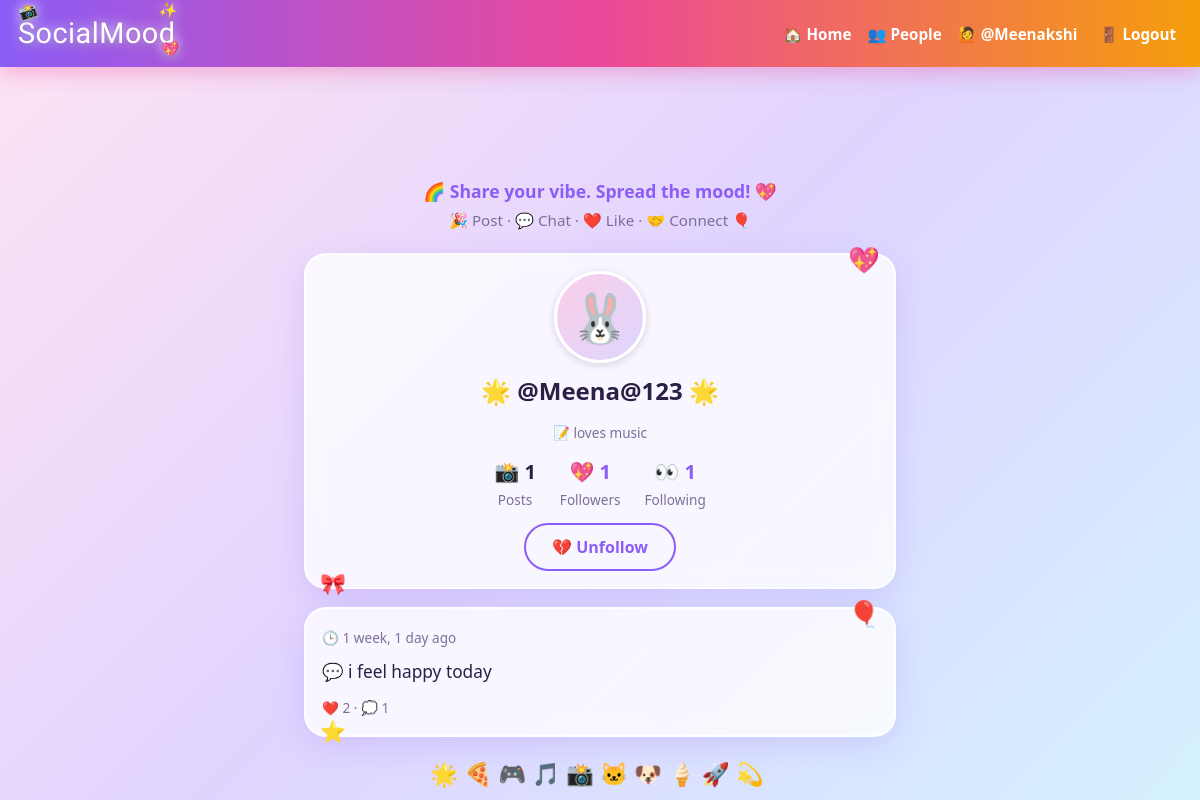
/profile/Meena@123/ (signed in), run on the app's committed database.
### core/models.py (models this page shows, shortened)
class Profile(models.Model):
    user = models.OneToOneField(User, on_delete=models.CASCADE, related_name="profile")
    bio = models.TextField(blank=True)
    following = models.ManyToManyField(
        "self", symmetrical=False, related_name="followers", blank=True
    )

class Post(models.Model):
    author = models.ForeignKey(User, on_delete=models.CASCADE, related_name="posts")
    text = models.TextField(max_length=280, blank=True)
    image=models.ImageField(upload_to="posts/",blank=True, null=True)
    created = models.DateTimeField(auto_now_add=True)
    likes = models.ManyToManyField(User, related_name="liked_posts", blank=True)
    class Meta:
        ordering = ["-created"]

### core/views.py (the view)
# urls.py: path("profile/<str:username>/", views.profile, name="profile"),
@login_required
def profile(request, username):
    owner = get_object_or_404(User, username=username)
    is_following = request.user.profile.following.filter(id=owner.profile.id).exists()
    return render(request, "profile.html", {
        "owner": owner,
        "posts": owner.posts.all(),
        "is_following": is_following,
        "followers_count": owner.profile.followers.count(),
        "following_count": owner.profile.following.count(),
    })

### core/templates/profile.html (shortened to what this page needs)
{% extends "base.html" %}
{% block content %}
<div class="card" style="text-align:center">
  <div class="avatar big" style="margin:0 auto 10px" data-name="{{ owner.username }}">{{ owner.username|first|upper }}</div>
  <h2 style="margin-bottom:2px">🌟 @{{ owner.username }} 🌟</h2>
  <p class="meta">📝 {{ owner.profile.bio|default:"No bio yet. 🤫" }}</p>
  <div class="stats">
    <div><b>📸 {{ posts|length }}</b><span class="meta">Posts</span></div>
    <a href="{% url 'followers_list' owner.username %}"><div><b>💖 {{ followers_count }}</b><span class="meta">Followers</span></div></a>
    <a href="{% url 'following_list' owner.username %}"><div><b>👀 {{ following_count }}</b><span class="meta">Following</span></div></a>
  </div>
  {% if owner != user %}
  <form method="post" action="{% url 'toggle_follow' owner.username %}">
    <button class="btn{% if is_following %} outline{% endif %}" type="submit">{% if is_following %}💔 Unfollow{% else %}💜 Follow{% endif %}</button>
  </form>
  {% endif %}
</div>
{% for post in posts %}
<div class="card">
  <span class="meta">🕒 {{ post.created|timesince }} ago</span>
  <p class="post-text">💬 {{ post.text }}</p>
  <span class="meta">❤️ {{ post.likes.count }} · 💭 {{ post.comments.count }}</span>
</div>
{% empty %}
<div class="card meta" style="text-align:center">😴 No posts yet. 🌙</div>
{% endfor %}
{% endblock %}

### core/templates/base.html (shortened to what this page needs)
<!DOCTYPE html>
{% load static %}
<html lang="en">
<head>
</head>
<body>
  <div id="sky"></div>
  <nav>
    <a href="{% url 'feed' %}" class="logo"><span class="brand">SocialMood<span class="em em1">📸</span><span class="em em2">✨</span><span class="em em3">💖</span></span></a>
    <div>
      {% if user.is_authenticated %}
        <a href="{% url 'feed' %}">🏠 Home</a>
        <a href="{% url 'people' %}">👥 People</a>
        <a href="{% url 'profile' user.username %}">🙋 @{{ user.username }}</a>
        <form method="post" action="{% url 'logout' %}" style="display:inline">
          {% csrf_token %}<button type="submit">🚪 Logout</button>
        </form>
      {% else %}
        <a href="{% url 'login' %}">🔑 Login</a>
        <a href="{% url 'register' %}">🎊 Sign up</a>
      {% endif %}
    </div>
  </nav>
  <div class="container">
    <div class="hero">
      <h1><span class="brand">SocialMood<span class="em em1">📸</span><span class="em em2">✨</span><span class="em em3">💖</span></span></h1>
      <p class="tagline">🌈 Share your vibe. Spread the mood! 💖</p>
      <p class="tagline2">🎉 Post · 💬 Chat · ❤️ Like · 🤝 Connect 🎈</p>
    </div>
    {% block content %}{% endblock %}
    <div class="banner" style="margin-top:20px">🌟🍕🎮🎵📸🐱🐶🍦🚀💫</div>
  </div>
</body>
</html>

### core/templates/base.html (style rules this page uses)
:root { --bg1: #ffe4f3; --bg2: #e0d4ff; --bg3: #d4f1ff; --card: rgba(255,255,255,.78); --text: #2a1f45; --muted: #7c6f9b; --border: rgba(255,255,255,.9); --brand1: #8b5cf6; --brand2: #ec4899; --shadow: 0 8px 30px rgba(139,92,246,.18); }
* { box-sizing: border-box; }
body { margin: 0; min-height: 100vh; font-family: "Segoe UI", system-ui, sans-serif; color: var(--text); line-height: 1.5; background: linear-gradient(135deg, var(--bg1), var(--bg2), var(--bg3)); background-attachment: fixed; }
a { color: var(--brand1); text-decoration: none; }
#sky { position: fixed; inset: 0; overflow: hidden; pointer-events: none; z-index: 0; }
nav { position: sticky; top: 0; z-index: 20; background: linear-gradient(90deg, #8b5cf6, #ec4899, #f59e0b); padding: 12px 18px; display: flex; justify-content: space-between; align-items: center; flex-wrap: wrap; gap: 8px; box-shadow: 0 6px 20px rgba(236,72,153,.35); }
nav a, nav button { color: #fff; font-weight: 700; margin-left: 12px; background: none; border: none; font-size: .95rem; cursor: pointer; font-family: inherit; }
.logo { font-family: "Bubblegum Sans", cursive; font-size: 1.8rem; font-weight: 400; margin: 0; letter-spacing: .5px; text-shadow: 0 0 12px rgba(255,255,255,.9), 0 2px 6px rgba(0,0,0,.25); }
.brand { position: relative; display: inline-block; }
.brand .em { position: absolute; font-size: .34em; line-height: 1; }
.brand .em1 { top: -.5em; left: .05em; transform: rotate(-18deg); }
.brand .em2 { top: -.55em; right: -.15em; transform: rotate(12deg); }
.brand .em3 { bottom: -.15em; right: -.35em; transform: rotate(-8deg); }
.logo .brand .em { font-size: .5em; }
.hero { text-align: center; margin: 4px 0 22px; }
.hero h1 { margin: 0; font-family: "Bubblegum Sans", cursive; font-size: clamp(2.8rem, 13vw, 4.6rem); font-weight: 400; letter-spacing: .5px; line-height: 1.1; background: linear-gradient(90deg, #8b5cf6, #ec4899, #f59e0b); -webkit-background-clip: text; background-clip: text; color: transparent; -webkit-text-fill-color: transparent; filter: drop-shadow(0 4px 10px rgba(139,92,246,.35)); }
.hero .tagline { margin: 8px 0 0; font-size: 1.1rem; font-weight: 700; color: var(--brand1); }
.hero .tagline2 { margin: 4px 0 0; font-size: .95rem; color: var(--muted); }
.container { position: relative; z-index: 1; max-width: 620px; margin: 22px auto; padding: 0 14px; }
.banner { text-align: center; font-size: 1.4rem; letter-spacing: 6px; margin-bottom: 14px; animation: wiggle 3s ease-in-out infinite; }
.card { position: relative; background: var(--card); backdrop-filter: blur(10px); -webkit-backdrop-filter: blur(10px); border: 2px solid var(--border); border-radius: 22px; padding: 16px; margin-bottom: 18px; box-shadow: var(--shadow); transition: transform .2s; }
.card::before { position: absolute; top: -14px; right: 14px; font-size: 1.6rem; content: "✨"; }
.card:nth-of-type(6n+2)::before { content: "💖"; }
.card:nth-of-type(6n+3)::before { content: "🎈"; }
.card::after { position: absolute; bottom: -12px; left: 14px; font-size: 1.3rem; content: "⭐"; }
.card:nth-of-type(3n+2)::after { content: "🎀"; }
.avatar { width: 46px; height: 46px; border-radius: 50%; flex-shrink: 0; display: flex; align-items: center; justify-content: center; font-size: 1.6rem; background: linear-gradient(135deg, #fbcfe8, #ddd6fe); border: 3px solid #fff; box-shadow: 0 2px 8px rgba(0,0,0,.15); }
.avatar.big { width: 92px; height: 92px; font-size: 3rem; }
.post-text { font-size: 1.08rem; margin: 10px 0; white-space: pre-wrap; word-wrap: break-word; }
.btn { background: linear-gradient(90deg, #8b5cf6, #ec4899); color: #fff; border: none; padding: 11px 26px; border-radius: 999px; font-size: 1rem; font-weight: 700; cursor: pointer; font-family: inherit; box-shadow: 0 4px 14px rgba(236,72,153,.4); }
.btn.outline { background: none; color: var(--brand1); border: 2px solid var(--brand1); box-shadow: none; }
.meta { color: var(--muted); font-size: .85rem; }
.stats { display: flex; gap: 24px; margin: 12px 0; justify-content: center; }
.stats b { display: block; font-size: 1.25rem; }
h2 { margin-top: 0; }

### data on the page
Post: created "1 week, 1 day", text "i feel happy today", likes.count "2", comments.count "1"

### other printed values
{{ user.username }} "Meenakshi"
{{ owner.username }} "Meena@123"
{{ owner.profile.bio|default:"No bio yet. 🤫" }} "loves music"
{{ posts|length }} "1"
{{ followers_count }} "1"
{{ following_count }} "1"
